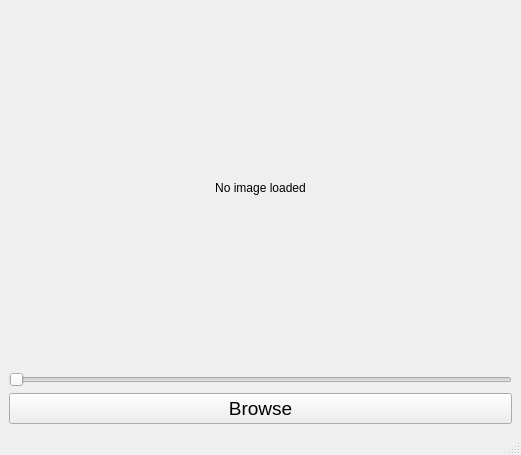
<?xml version="1.0" encoding="UTF-8"?>
<ui version="4.0">
 <class>MainWindow</class>
 <widget class="QMainWindow" name="MainWindow">
  <property name="geometry">
   <rect>
    <x>0</x>
    <y>0</y>
    <width>521</width>
    <height>455</height>
   </rect>
  </property>
  <property name="windowTitle">
   <string>MainWindow</string>
  </property>
  <widget class="QWidget" name="centralwidget">
   <layout class="QGridLayout" name="gridLayout">
    <item row="0" column="0">
     <layout class="QVBoxLayout" name="verticalLayout">
      <item>
       <widget class="QLabel" name="imageLabel">
        <property name="text">
         <string>No image loaded</string>
        </property>
        <property name="alignment">
         <set>Qt::AlignCenter</set>
        </property>
        <property name="minimumHeight">
         <number>300</number>
        </property>
       </widget>
      </item>
      <item>
       <widget class="QSlider" name="blurSlider">
        <property name="minimum">
         <number>0</number>
        </property>
        <property name="maximum">
         <number>10</number>
        </property>
        <property name="orientation">
         <enum>Qt::Orientation::Horizontal</enum>
        </property>
       </widget>
      </item>
      <item>
       <widget class="QPushButton" name="browseButton">
        <property name="font">
         <font>
          <pointsize>14</pointsize>
         </font>
        </property>
        <property name="text">
         <string>Browse</string>
        </property>
       </widget>
      </item>
     </layout>
    </item>
   </layout>
  </widget>
  <widget class="QMenuBar" name="menubar">
   <property name="geometry">
    <rect>
     <x>0</x>
     <y>0</y>
     <width>521</width>
     <height>33</height>
    </rect>
   </property>
  </widget>
  <widget class="QStatusBar" name="statusbar"/>
 </widget>
 <resources/>
 <connections/>
</ui>
